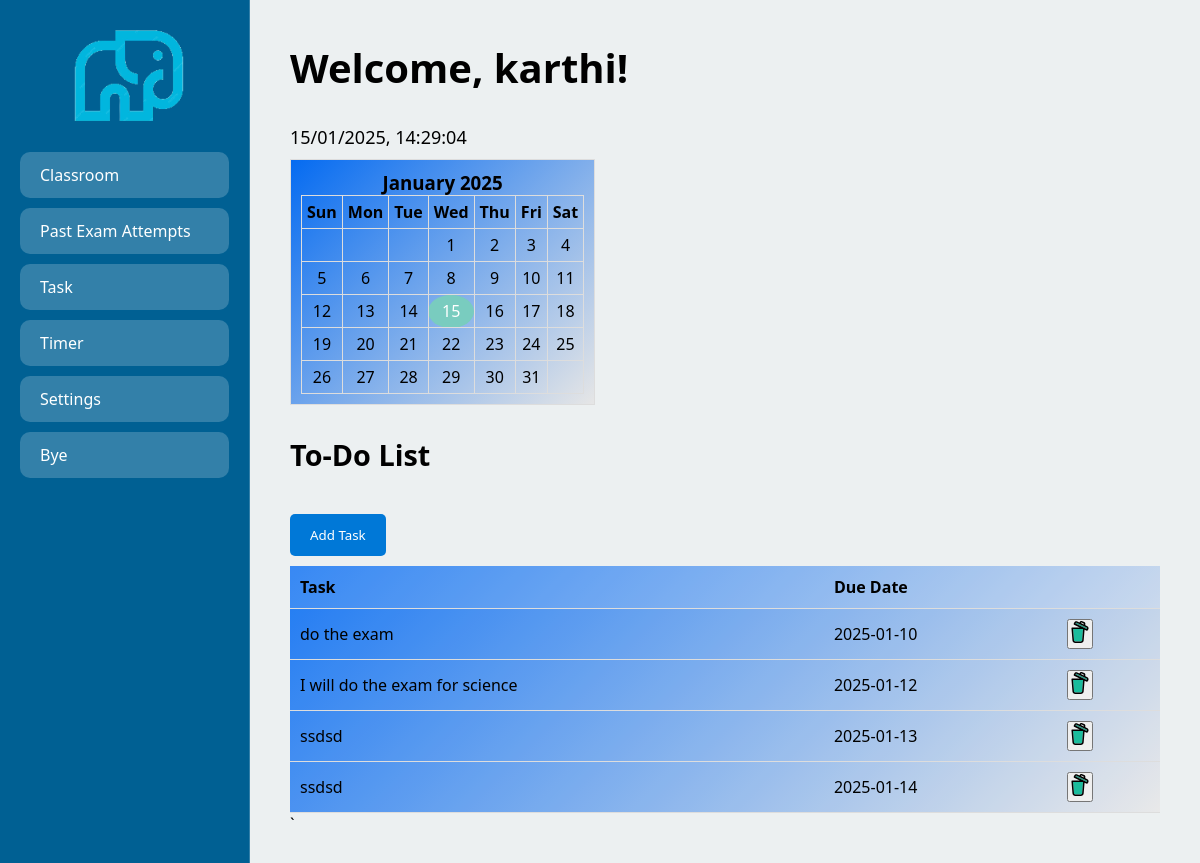
The page /task (signed in) on the database as committed earlier.
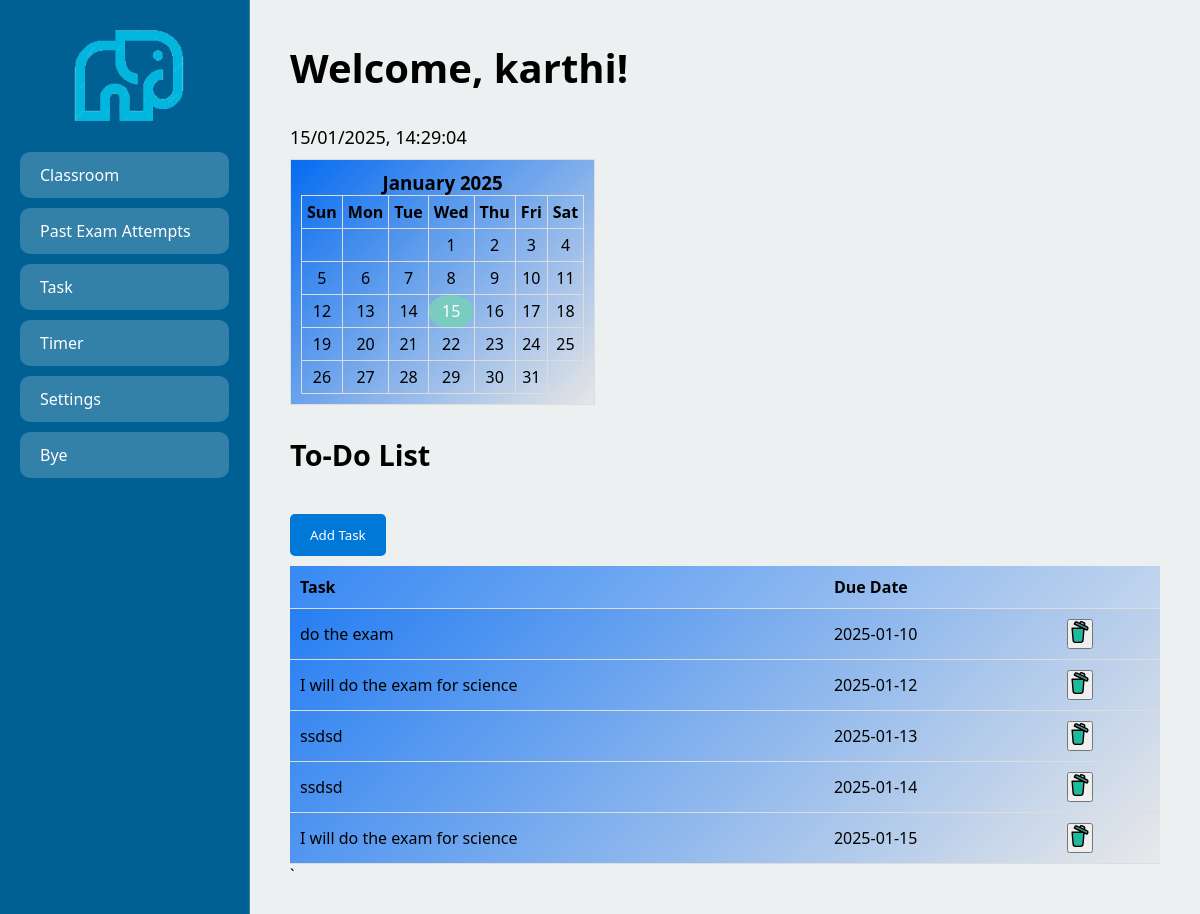
The same page on the database as committed later.
### app.py (models this page shows)
class User(db.Model, UserMixin):
    id = db.Column(db.Integer, primary_key=True)
    username = db.Column(db.String(20), unique=True, nullable=False)
    password = db.Column(db.String(60), nullable=False)
    student_class = db.Column(db.String(50), nullable=False)

class ToDo(db.Model):
    id = db.Column(db.Integer, primary_key=True)
    task = db.Column(db.String(200), nullable=False)
    date = db.Column(db.Date, nullable=False)
    user_id = db.Column(db.Integer, db.ForeignKey('user.id'), nullable=False)

### app.py (the view)
@app.route("/task")
@login_required
def task():
    todos = ToDo.query.filter_by(user_id=current_user.id).order_by(ToDo.date.asc()).all()
    return render_template("task.html", todos=todos)

### app.py (called while the page is built)
@login_manager.user_loader
def load_user(user_id):
    return User.query.get(int(user_id))

### templates/task.html (shortened to what this page needs)
<!DOCTYPE html>
<html lang="en">
<head>
</head>
<body>
    <div class="sidebar">
    <center> <img src="static/logo.png" alt="Backbench Logo" ></center>
            <a href="{{ url_for('user_home') }}" class="sidebar-button">Classroom</a>
            <a href="{{ url_for('attempts') }}" class="sidebar-button">Past Exam Attempts</a>
             <a href="{{ url_for('task') }}" class="sidebar-button">Task</a>
            <a href="{{ url_for('countdown') }}" class="sidebar-button">Timer</a>
            <a href="{{ url_for('settings') }}" class="sidebar-button">Settings</a>
        <a href="{{ url_for('logout') }}" class="sidebar-button">Bye</a>
    </div>
    <div class="content">
        <h1>Welcome, {{ current_user.username }}!</h1>
        <div class="widget-container">
                <div id="current-time"></div>
                <div id="calendar"></div>
        </div>
   <h2>To-Do List</h2>
        <div class="todo-container">
        <button class="add-task-btn" onclick="openModal()">Add Task</button>
            <table  class="todo-table">
        <thead>
            <tr>
                <th>Task</th>
                <th>Due Date</th>
                <th></th>
            </tr>
        </thead>
        <tbody id="todoList">
            {% for todo in todos %}
            <tr>
                <td>{{ todo.task }}</td>
                <td>{{ todo.date }}</td>
                <td>
                    <form method="POST" action="/delete_todo/{{ todo.id }}" style="display: inline;">
                        <button type="submit" >
                              </button>
                    </form>
                </td>
            </tr>
            {% endfor %}
        </tbody>
    </table>
        </div>
            `
</body>
</html>

### templates/task.html (style rules this page uses)
* { box-sizing: border-box; margin: 0; padding: 0; font-family: 'Segoe UI', Tahoma, Geneva, Verdana, sans-serif; }
body { background: linear-gradient(135deg, #6a11cb 0%, #2575fc 100%); min-height: 100vh; display: flex; }
.sidebar { width: 250px; background: #006093; backdrop-filter: blur(10px); padding: 20px; border-right: 1px solid rgba(255, 255, 255, 0.2); }
.sidebar-button { display: block; padding: 12px 20px; margin: 10px 0; background: rgba(255, 255, 255, 0.2); color: white; text-decoration: none; border-radius: 10px; transition: all 0.3s ease; }
.content { flex: 1; padding: 40px; color: black; background: #ecf0f1; }
h1 { margin-bottom: 30px; font-size: 2.5em; }
h2 { margin: 30px 0 20px; font-size: 1.8em; }
#current-time { font-size: 18px; margin-bottom: 10px; }
#calendar { border: 1px solid #ddd; padding: 10px; display: inline-block; text-align: center; background: linear-gradient(135deg, #056bf1 0%, #e6e6e6 100%); }
.todo-container { margin-top: 40px; }
.todo-table { width: 100%; border-collapse: collapse; margin-top: 10px; background: linear-gradient(135deg, #056bf1 0%, #e6e6e6 100%); }
.todo-table th, .todo-table td { text-align: left; padding: 10px; border-bottom: 1px solid #ddd; color:black }
.todo-table { width: 100%; border-collapse: collapse; margin-top: 10px; }
.todo-table th, .todo-table td { text-align: left; padding: 10px; border-bottom: 1px solid #ddd; }
.todo-table th { background: rgba(255, 255, 255, 0.2); }
.todo-table td { background: rgba(255, 255, 255, 0.1); color: black; }
.add-task-btn { padding: 12px 20px; background: #0078d7; color: white; border: none; border-radius: 5px; cursor: pointer; }

Rows that differ between the two databases and show on the page:
added ToDo: task "I will do the exam for science", date "2025-01-15"
